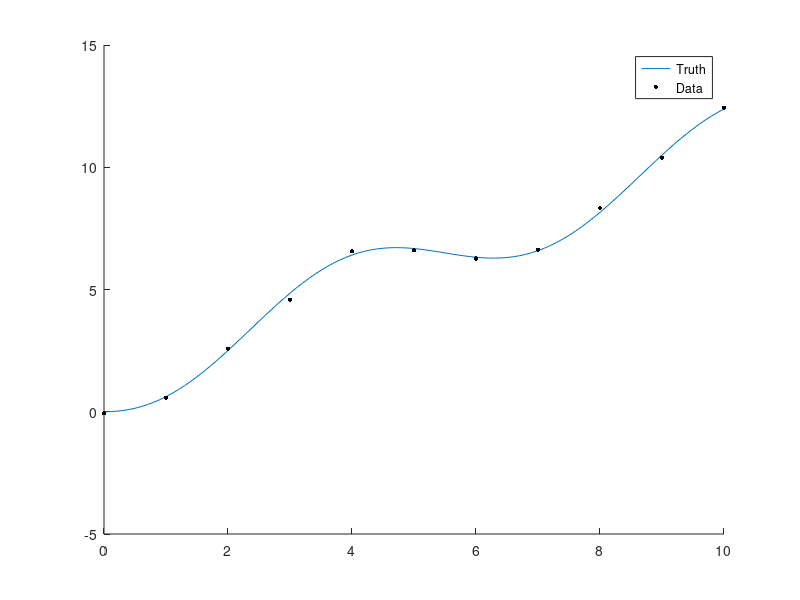

Write the MATLAB code that produced this figure.
clear;

% We consider a particle being driven by a sinusoidal forcing function 
m = 1;
f = @(t) sin(t);
T = 10;

% The state is defined by x = [p; p_dot]
state_deriv = @(t, x) [0, 1; 0, 0]*x + [1; 1/m]*f(t);

x_0 = [0; 0];

t = [0:0.1:T];

[t, x_truth] = ode45(state_deriv, t, x_0);

ds = 10;
sigma_y = 1;
t_meas = downsample(t, ds);
y = downsample(x_truth(:,1), ds) + 0.1*randn(size(t_meas));

figure(1);
clf;
hold on;

plot(t, x_truth(:,1));
plot(t_meas, y, '.k', 'MarkerSize', 10);

legend('Truth', 'Data');

x_weg = reshape(downsample(x_truth, ds)', 1, []);